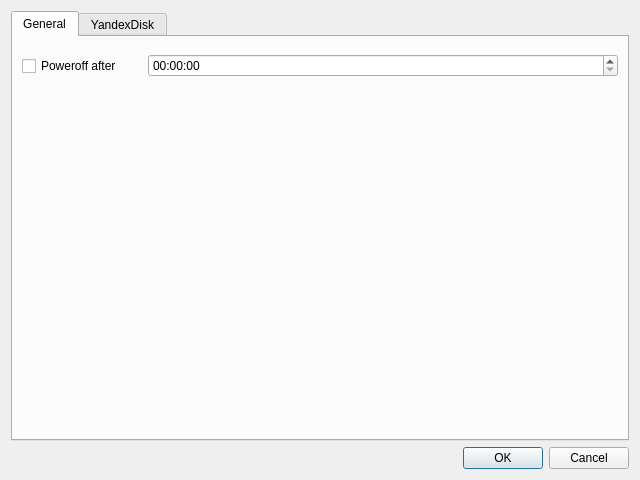
<?xml version="1.0" encoding="UTF-8"?>
<ui version="4.0">
 <class>settings</class>
 <widget class="QDialog" name="settings">
  <property name="geometry">
   <rect>
    <x>0</x>
    <y>0</y>
    <width>640</width>
    <height>480</height>
   </rect>
  </property>
  <property name="windowTitle">
   <string>Dialog</string>
  </property>
  <layout class="QVBoxLayout" name="verticalLayout">
   <item>
    <widget class="QTabWidget" name="tabWidget">
     <property name="currentIndex">
      <number>0</number>
     </property>
     <widget class="QWidget" name="generalTab">
      <attribute name="title">
       <string>General</string>
      </attribute>
      <layout class="QGridLayout" name="gridLayout_2">
       <item row="0" column="0">
        <widget class="QCheckBox" name="poweroffCheckBox">
         <property name="sizePolicy">
          <sizepolicy hsizetype="Minimum" vsizetype="Expanding">
           <horstretch>0</horstretch>
           <verstretch>0</verstretch>
          </sizepolicy>
         </property>
         <property name="minimumSize">
          <size>
           <width>100</width>
           <height>0</height>
          </size>
         </property>
         <property name="maximumSize">
          <size>
           <width>120</width>
           <height>16777215</height>
          </size>
         </property>
         <property name="text">
          <string>Poweroff after</string>
         </property>
        </widget>
       </item>
       <item row="0" column="1">
        <widget class="QTimeEdit" name="poweroffTimeEdit"/>
       </item>
       <item row="1" column="0">
        <spacer name="verticalSpacer_2">
         <property name="orientation">
          <enum>Qt::Vertical</enum>
         </property>
         <property name="sizeHint" stdset="0">
          <size>
           <width>20</width>
           <height>344</height>
          </size>
         </property>
        </spacer>
       </item>
      </layout>
     </widget>
     <widget class="QWidget" name="YandexDiskTab">
      <attribute name="title">
       <string>YandexDisk</string>
      </attribute>
      <layout class="QGridLayout" name="gridLayout">
       <item row="0" column="0">
        <widget class="QLabel" name="label_2">
         <property name="text">
          <string>Enable</string>
         </property>
        </widget>
       </item>
       <item row="0" column="1">
        <widget class="QCheckBox" name="enableYDCheckBox">
         <property name="text">
          <string/>
         </property>
        </widget>
       </item>
       <item row="1" column="0">
        <widget class="QLabel" name="label">
         <property name="text">
          <string>OAuth Token</string>
         </property>
        </widget>
       </item>
       <item row="1" column="1">
        <layout class="QHBoxLayout" name="horizontalLayout_2">
         <item>
          <widget class="QLineEdit" name="YDlineEdit"/>
         </item>
         <item>
          <widget class="QPushButton" name="getTokenButton">
           <property name="text">
            <string>Get token</string>
           </property>
          </widget>
         </item>
        </layout>
       </item>
       <item row="2" column="0">
        <spacer name="verticalSpacer">
         <property name="orientation">
          <enum>Qt::Vertical</enum>
         </property>
         <property name="sizeHint" stdset="0">
          <size>
           <width>20</width>
           <height>40</height>
          </size>
         </property>
        </spacer>
       </item>
      </layout>
     </widget>
    </widget>
   </item>
   <item>
    <widget class="QDialogButtonBox" name="buttonBox">
     <property name="orientation">
      <enum>Qt::Horizontal</enum>
     </property>
     <property name="standardButtons">
      <set>QDialogButtonBox::Cancel|QDialogButtonBox::Ok</set>
     </property>
    </widget>
   </item>
  </layout>
 </widget>
 <resources/>
 <connections>
  <connection>
   <sender>buttonBox</sender>
   <signal>accepted()</signal>
   <receiver>settings</receiver>
   <slot>accept()</slot>
   <hints>
    <hint type="sourcelabel">
     <x>248</x>
     <y>254</y>
    </hint>
    <hint type="destinationlabel">
     <x>157</x>
     <y>274</y>
    </hint>
   </hints>
  </connection>
  <connection>
   <sender>buttonBox</sender>
   <signal>rejected()</signal>
   <receiver>settings</receiver>
   <slot>reject()</slot>
   <hints>
    <hint type="sourcelabel">
     <x>316</x>
     <y>260</y>
    </hint>
    <hint type="destinationlabel">
     <x>286</x>
     <y>274</y>
    </hint>
   </hints>
  </connection>
 </connections>
</ui>
